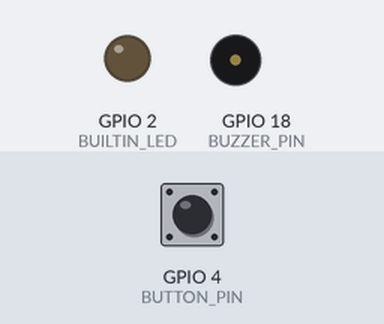
A sketch run on a simulated ESP32. Shown: output pins drawn as LEDs (lit = HIGH), buzzer (waves = sounding, pin HIGH). The inputs (shaded band) are chosen by the test bench; at power-on: GPIO 4 (BUTTON_PIN) HIGH. What the sketch prints to the serial monitor is not drawn.

Above: at 2.2 s.
2.3 s: GPIO 4 (BUTTON_PIN) pulled LOW for 0.15 s
At 2.5 s:
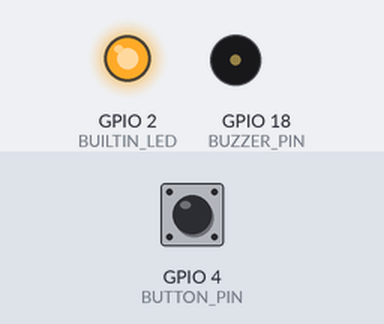
4.0 s: GPIO 4 (BUTTON_PIN) pulled LOW for 3.2 s
At 8.4 s:
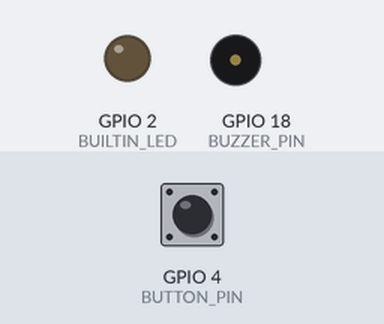
Timing chart, 0 to 9.9 s (numbered marks = the images above; inputs shaded):
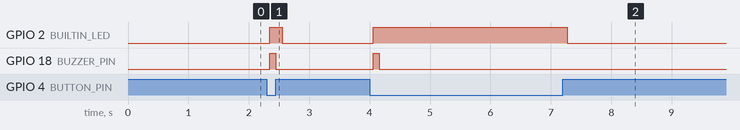

Measured:
- after the input at 2.3 s, GPIO 2 (BUILTIN_LED): LOW → HIGH after 0.05 s, → LOW 0.20 s later; GPIO 18 (BUZZER_PIN): LOW → HIGH after 0.05 s, → LOW 0.10 s later
- after the input at 4.0 s, GPIO 2 (BUILTIN_LED): LOW → HIGH after 0.06 s, → LOW 3.2 s later; GPIO 18 (BUZZER_PIN): LOW → HIGH after 0.06 s, → LOW 0.10 s later

The sketch:

esp32_simple_button_test.ino
```cpp
/*
 * ============================================
 * SIMPLE BUTTON TEST - Quick Debugging
 * ============================================
 *
 * Use this code FIRST to test if your button works!
 *
 * What it does:
 * 1. Prints button state to Serial Monitor every 100ms
 * 2. Turns ON built-in LED when button pressed
 * 3. Beeps buzzer when button pressed
 *
 * How to test:
 * 1. Upload this code
 * 2. Open Serial Monitor (115200 baud)
 * 3. Press the button
 * 4. Watch the output change from HIGH to LOW
 *
 * ============================================
 */

#define BUTTON_PIN  4      // GPIO 4 - Change if different
#define BUZZER_PIN  18     // GPIO 18 - Change if different
#define BUILTIN_LED 2      // ESP32 built-in LED

int lastState = HIGH;
int pressCount = 0;

void setup() {
    Serial.begin(115200);
    delay(1000);

    Serial.println();
    Serial.println("╔═══════════════════════════════════════╗");
    Serial.println("║      SIMPLE BUTTON TEST               ║");
    Serial.println("╚═══════════════════════════════════════╝");
    Serial.println();
    Serial.println("Button Pin: GPIO " + String(BUTTON_PIN));
    Serial.println("Buzzer Pin: GPIO " + String(BUZZER_PIN));
    Serial.println();
    Serial.println("Press the button and watch below...");
    Serial.println("─────────────────────────────────────────");
    Serial.println();

    // Setup pins
    pinMode(BUTTON_PIN, INPUT_PULLUP);  // Button with internal pull-up
    pinMode(BUZZER_PIN, OUTPUT);
    pinMode(BUILTIN_LED, OUTPUT);

    digitalWrite(BUZZER_PIN, LOW);
    digitalWrite(BUILTIN_LED, LOW);
}

void loop() {
    // Read button
    int buttonState = digitalRead(BUTTON_PIN);

    // Print state continuously
    Serial.print("Button GPIO ");
    Serial.print(BUTTON_PIN);
    Serial.print(" = ");
    Serial.print(buttonState);
    Serial.print(" (");
    Serial.print(buttonState == LOW ? "PRESSED 👇" : "RELEASED 👆");
    Serial.print(") | Presses: ");
    Serial.println(pressCount);

    // Check for button press (LOW = pressed with INPUT_PULLUP)
    if (buttonState == LOW && lastState == HIGH) {
        pressCount++;

        Serial.println();
        Serial.println("🔴🔴🔴 BUTTON PRESSED! 🔴🔴🔴");
        Serial.println("   Press #" + String(pressCount));
        Serial.println();

        // Turn ON built-in LED
        digitalWrite(BUILTIN_LED, HIGH);

        // Beep buzzer
        digitalWrite(BUZZER_PIN, HIGH);
        delay(100);
        digitalWrite(BUZZER_PIN, LOW);
    }

    // Button released
    if (buttonState == HIGH && lastState == LOW) {
        Serial.println("   ○ Button Released");
        Serial.println();

        // Turn OFF built-in LED
        digitalWrite(BUILTIN_LED, LOW);
    }

    lastState = buttonState;

    delay(100);  // Print every 100ms
}
```
